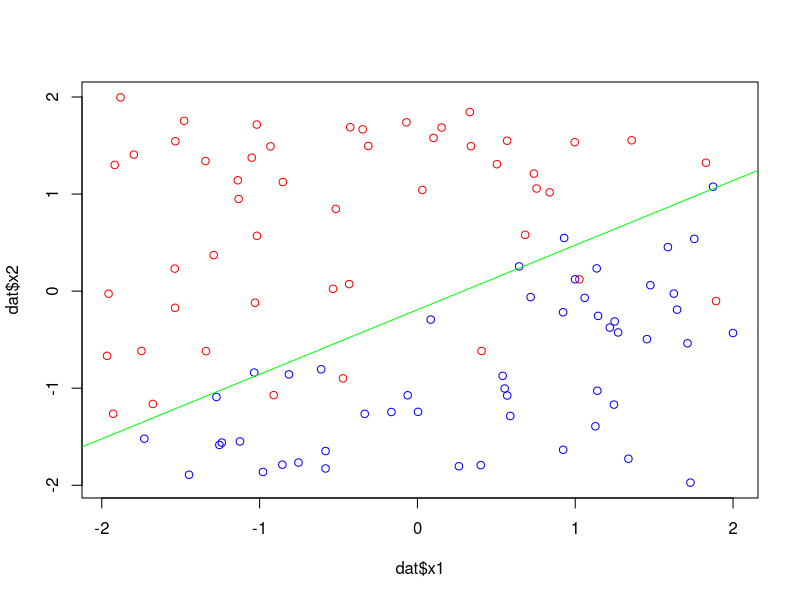

Write R code to recreate this figure.
# データの読み込み
dat <- matrix(scan("classification1.txt"), ncol = 3, byrow = TRUE)

# ロジスティック関数
logi <- function(a) {
  return (1 / (1 + exp(-a)))
}
Phi <- cbind(matrix(1, nrow=100), dat[,1:2])
w <- matrix(1, nrow=3)
w_old <- matrix(0, nrow=3)
y <- matrix(0, nrow=100)
R <- matrix(0, nrow=100, ncol=100)

# 更新回数
epoch = 50
for (i in 1:epoch) {
  w_old <- w
 for (j in 1:100) {
    y[j] <- logi(t(w) %*% Phi[j,])
    R[j,j] <- y[j]*(1-y[j])
  }
  w <- w_old - solve(t(Phi) %*% R %*% Phi) %*% t(Phi) %*% (y-dat[,3])
}

# 描画
dat <- read.table("classification1.txt")
colnames(dat) <- c("x1", "x2", "t")
plot(dat$x1, dat$x2, col = ifelse(dat$t == 1, "red", "blue"))
abline(-w[1] / w[3], -w[2] / w[3], col = "green")